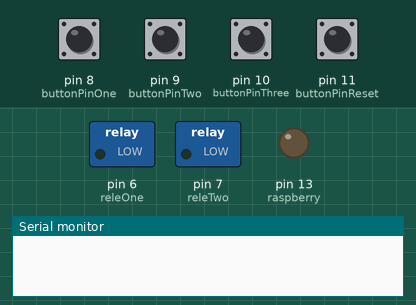
The sketch below on a simulated Arduino Uno, built with avr-gcc and run on an emulated ATmega328P. On the bench: switched loads named in the sketch (green lamp = pin HIGH), output pins drawn as LEDs (lit = HIGH), the last lines printed to the serial monitor. The test bench sets the inputs (shaded band); at power-on: pin 8 (buttonPinOne), pin 9 (buttonPinTwo), pin 10 (buttonPinThree), pin 11 (buttonPinReset) LOW.

Above: at 1.2 s.
1.3 s: pin 8 (buttonPinOne) pulled HIGH for 0.15 s
At 2.3 s:
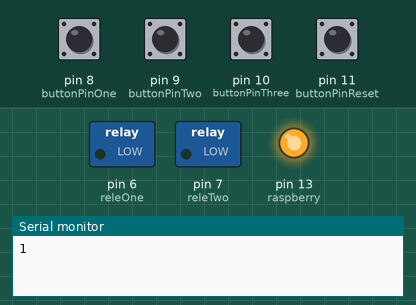
Timing chart, 0 to 4.3 s (numbered marks = the images above; inputs shaded):
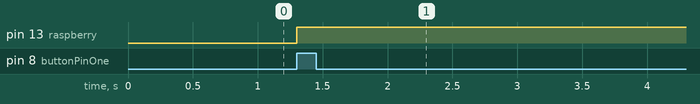

The sketch:

mainButtonsForComputerCSahrp.ino
```cpp
const int buttonPinOne = 8;
const int buttonPinTwo = 9;
const int buttonPinThree = 10;
const int buttonPinReset = 11;

int isBtnOnePress = 0;
int isBtnTwoPress = 0;
int isBtnThreePress = 0;

int raspberry = 13;
int releOne = 6;
int releTwo = 7;

//const int buttonPinOne = 48;
//const int buttonPinTwo = 46;
//const int buttonPinThree = 44;
//const int buttonPinReset = 42;

int buttonStateOne = 0;
int buttonStateTwo = 0;
int buttonStateThree = 0;
int buttonStateReset = 0;

void setup() {
  pinMode(buttonPinOne, INPUT);
  pinMode(buttonPinTwo, INPUT);
  pinMode(buttonPinThree, INPUT);
  pinMode(buttonPinReset, INPUT);

  pinMode(raspberry, OUTPUT);
  pinMode(releOne, OUTPUT);
  pinMode(releTwo, OUTPUT);

  Serial.begin(9600);
}

void loop() {
  buttonStateOne = digitalRead(buttonPinOne);
  buttonStateTwo = digitalRead(buttonPinTwo);
  buttonStateThree = digitalRead(buttonPinThree);
  buttonStateReset = digitalRead(buttonPinReset);

  if (buttonStateOne == HIGH) {
    Serial.print("1");
    digitalWrite(raspberry, HIGH); // raspberry сетодиод
    isBtnOnePress = 1;
    delay(250);
  }
  if (buttonStateTwo == HIGH) {
    Serial.print("2");
    isBtnTwoPress = 1;
    delay(250);
  }
  if (buttonStateThree == HIGH) {
    Serial.print("3");
    isBtnThreePress = 1;
    delay(250);
  }

  if (buttonStateReset == HIGH) {
    Serial.print("5");
    delay(250);
  }


  if(isBtnOnePress && isBtnTwoPress && isBtnThreePress){
      delay(60000);
      digitalWrite(releOne, HIGH);
      digitalWrite(releTwo, HIGH);
      delay(5000);
      digitalWrite(releOne, LOW);
      delay(60000);
      digitalWrite(releTwo, LOW);
      isBtnOnePress = isBtnTwoPress = isBtnThreePress = 0;
  }


}
```

Measured:
- after the input at 1.3 s, pin 13 (raspberry): LOW → HIGH at once
